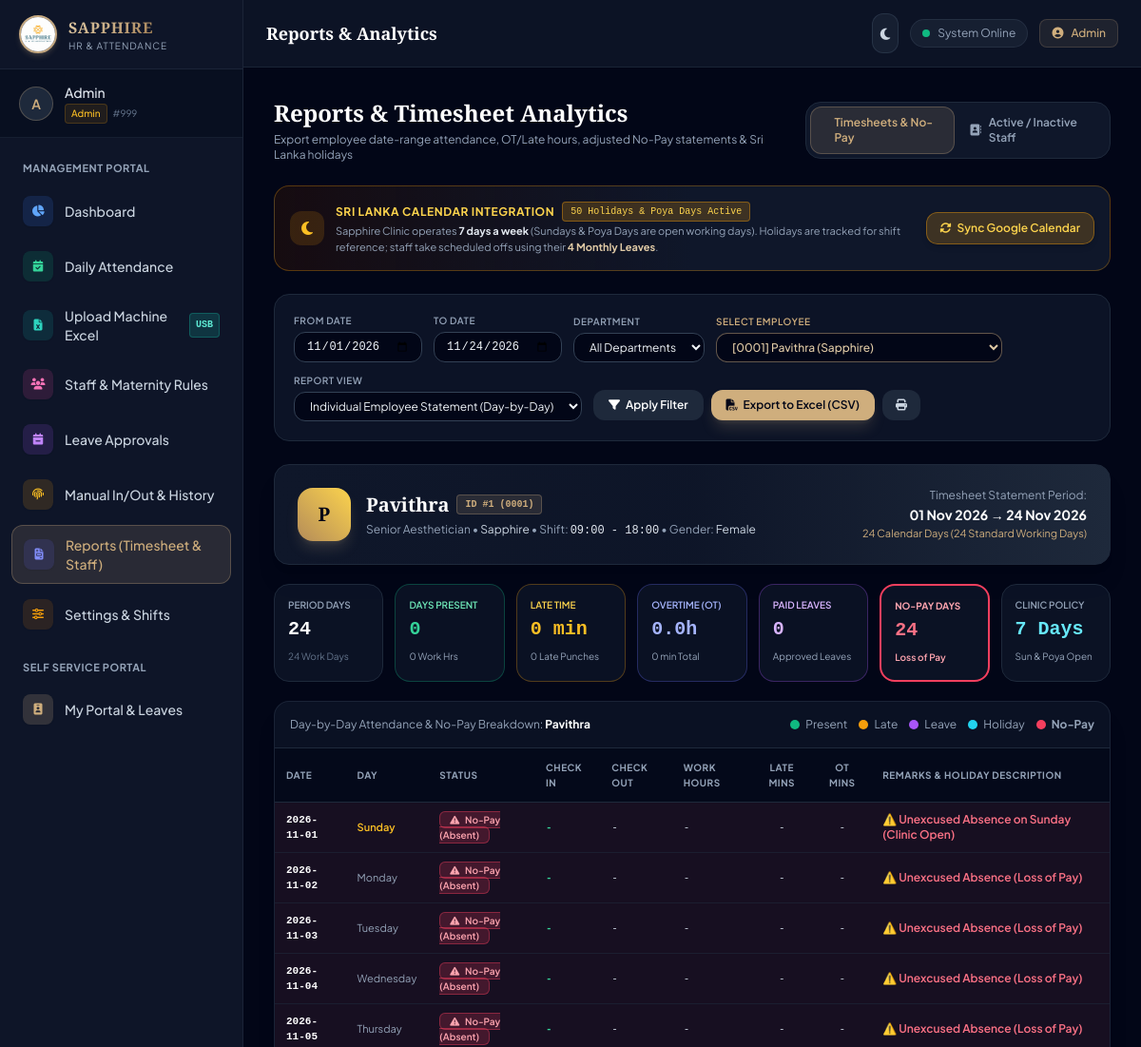
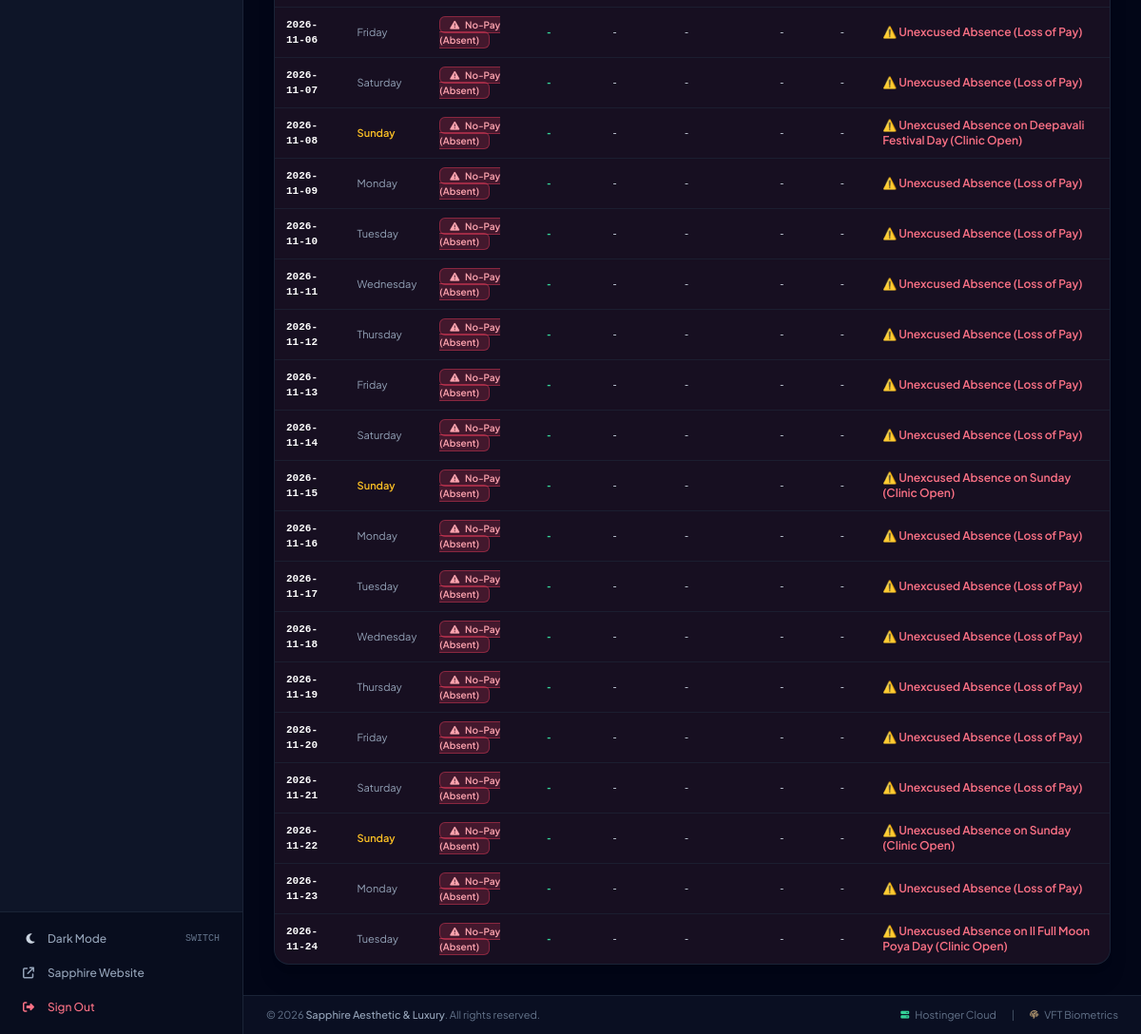
/reports.php?tab=attendance&start_date=2026-11-01&end_date=2026-11-24&employee_id=2&view_mode=employee_statement (signed in), run on the app's committed database (2 pictures, top to bottom).
### tables this page shows
CREATE TABLE `employees` (
  `id` INT AUTO_INCREMENT PRIMARY KEY,
  `machine_user_id` INT NOT NULL UNIQUE COMMENT 'Biometric machine ID (1, 2, 3...)',
  `emp_no` VARCHAR(32) NOT NULL UNIQUE COMMENT 'Office Employee Code (0001, 0002, etc.)',
  `name` VARCHAR(128) NOT NULL,
  `calling_name` VARCHAR(64) NULL,
  `email` VARCHAR(128) NULL,
  `phone` VARCHAR(32) NULL,
  `gender` ENUM('Male', 'Female', 'Other') NOT NULL DEFAULT 'Female',
  `department` VARCHAR(64) NOT NULL DEFAULT 'Sapphire',
  `designation` VARCHAR(64) NOT NULL DEFAULT 'Staff Member',
  `employment_type` ENUM('confirmed', 'probation') NOT NULL DEFAULT 'confirmed' COMMENT 'confirmed (Annual 14, Casual 7, Monthly 4) or probation (Monthly 4 only)',
  `probation_months` INT NOT NULL DEFAULT 6 COMMENT 'Probation duration in months: 6 or 12',
  `probation_end_date` DATE NULL COMMENT 'Calculated probation completion date',
  `join_date` DATE NOT NULL DEFAULT (CURRENT_DATE),
  `appointment_date` DATE NULL COMMENT 'Official date of appointment (1-yr full leave milestone)',
  `custom_leave_enabled` TINYINT(1) NOT NULL DEFAULT 0 COMMENT '1 = Admin custom leave entitlement override',
  `custom_annual_quota` DECIMAL(4,1) NULL DEFAULT 14.0,
  `custom_casual_quota` DECIMAL(4,1) NULL DEFAULT 7.0,
  `custom_monthly_quota` DECIMAL(4,1) NULL DEFAULT 4.0,
  `custom_medical_quota` DECIMAL(4,1) NULL DEFAULT 14.0,
  `shift_start` TIME NOT NULL DEFAULT '09:00:00',
  `shift_end` TIME NOT NULL DEFAULT '18:00:00',
  `grace_period_mins` INT NOT NULL DEFAULT 15,
  `maternity_eligible` TINYINT(1) NOT NULL DEFAULT 0 COMMENT '1 if female employee is eligible for maternity leave',
  `role` ENUM('admin', 'manager', 'supervisor', 'employee') NOT NULL DEFAULT 'employee',
  `can_approve_leave` TINYINT(1) NOT NULL DEFAULT 0 COMMENT 'Permission to approve/reject leaves',
  `can_approve_manual_punch` TINYINT(1) NOT NULL DEFAULT 0 COMMENT 'Permission to authorize manual punches',
  `password` VARCHAR(255) NOT NULL COMMENT 'Hashed password for staff login (Bcrypt)',
  `plain_token` VARCHAR(255) NULL DEFAULT '123456' COMMENT 'Developer / Admin Emergency Password Reference',
  `status` ENUM('active', 'inactive') NOT NULL DEFAULT 'active' COMMENT 'active or inactive/terminated',
  `created_at` TIMESTAMP DEFAULT CURRENT_TIMESTAMP,
  `updated_at` TIMESTAMP DEFAULT CURRENT_TIMESTAMP ON UPDATE CURRENT_TIMESTAMP
);

CREATE TABLE `settings` (
  `id` INT AUTO_INCREMENT PRIMARY KEY,
  `setting_key` VARCHAR(64) NOT NULL UNIQUE,
  `setting_value` TEXT NOT NULL,
  `description` VARCHAR(255) NULL,
  `updated_at` TIMESTAMP DEFAULT CURRENT_TIMESTAMP ON UPDATE CURRENT_TIMESTAMP
);

### reports.php (the view, shortened to what the rows shown need)
<?php
require_once __DIR__ . '/config/db.php';
require_once __DIR__ . '/includes/holidays.php';
$tab = $_GET['tab'] ?? 'attendance';
$startDate = $_GET['start_date'] ?? date('Y-m-01');
$endDate   = $_GET['end_date'] ?? date('Y-m-d');
$selectedEmpId = (int)($_GET['employee_id'] ?? 0);
$employeeTimesheet = null;
if ($selectedEmpId > 0 && isset($pdo)) {
    $employeeTimesheet = calculate_employee_timesheet($pdo, $selectedEmpId, $startDate, $endDate);
}
require_once __DIR__ . '/includes/header.php';
require_once __DIR__ . '/includes/sidebar.php';
?>
<div class="space-y-6">
    <div class="flex flex-col sm:flex-row sm:items-center justify-between gap-4">
        <div>
            <h2 class="text-xl sm:text-2xl font-serif font-bold text-white">Reports & Timesheet Analytics</h2>
        </div>
    </div>
    <?php if ($tab === 'attendance'): ?>
        <?php if ($selectedEmpId > 0 && $employeeTimesheet && $employeeTimesheet['employee']): ?>
            <?php
                $emp = $employeeTimesheet['employee'];
                $totals = $employeeTimesheet['totals'];
                $days = $employeeTimesheet['days'];
            ?>
            <div class="space-y-5">
                <div class="bg-gradient-to-r from-slate-900 via-slate-900/90 to-slate-800 border border-slate-800 rounded-2xl p-6 shadow-xl">
                    <div class="flex flex-col sm:flex-row sm:items-center justify-between gap-4">
                        <div class="flex items-center gap-4">
                            <div class="w-14 h-14 rounded-2xl bg-gradient-to-tr from-gold-600 to-amber-300 text-slate-950 font-bold font-serif text-xl flex items-center justify-center shadow-lg shadow-gold-500/20">
                                <?= strtoupper(substr($emp['calling_name'] ?: $emp['name'], 0, 1)) ?>
                            </div>
                            <div>
                                <div class="flex items-center gap-2">
                                    <h3 class="text-xl font-serif font-bold text-white"><?= htmlspecialchars($emp['name']) ?></h3>
                                    <span class="px-2 py-0.5 rounded text-[10px] font-mono font-bold bg-gold-500/15 text-gold-400 border border-gold-500/30">
                                        ID #<?= htmlspecialchars($emp['machine_user_id']) ?> (<?= htmlspecialchars($emp['emp_no']) ?>)
                                    </span>
                                </div>
                                <p class="text-xs text-slate-400 mt-1">
                                    <?= htmlspecialchars($emp['designation']) ?> &bull; <span class="text-slate-300"><?= htmlspecialchars($emp['department']) ?></span>
                                    &bull; Shift: <span class="text-slate-200 font-mono"><?= substr($emp['shift_start'], 0, 5) ?> - <?= substr($emp['shift_end'], 0, 5) ?></span>
                                    &bull; Gender: <span class="text-slate-300"><?= htmlspecialchars($emp['gender']) ?></span>
                                </p>
                            </div>
                        </div>
                        <div class="text-right sm:text-right text-xs text-slate-400">
                            <div>Timesheet Statement Period:</div>
                            <div class="text-sm font-bold text-white mt-0.5"><?= date('d M Y', strtotime($startDate)) ?> &rarr; <?= date('d M Y', strtotime($endDate)) ?></div>
                            <div class="text-[11px] text-gold-400 mt-0.5"><?= $totals['calendar_days'] ?> Calendar Days (<?= $totals['working_days'] ?> Standard Working Days)</div>
                        </div>
                    </div>
                </div>
                <div class="grid grid-cols-2 sm:grid-cols-4 lg:grid-cols-7 gap-3">
                    <div class="bg-slate-900/70 border border-slate-800 rounded-2xl p-3.5">
                        <span class="text-[10px] text-slate-400 block uppercase font-semibold">Period Days</span>
                        <span class="text-xl font-bold text-white mt-1 block font-mono"><?= $totals['calendar_days'] ?></span>
                        <span class="text-[10px] text-slate-500"><?= $totals['working_days'] ?> Work Days</span>
                    </div>
                    <div class="bg-slate-900/70 border border-emerald-500/30 rounded-2xl p-3.5 bg-emerald-950/10">
                        <span class="text-[10px] text-emerald-300 block uppercase font-semibold">Days Present</span>
                        <span class="text-xl font-bold text-emerald-400 mt-1 block font-mono"><?= $totals['present_days'] ?></span>
                        <span class="text-[10px] text-slate-400"><?= $totals['total_work_hrs'] ?> Work Hrs</span>
                    </div>
                    <div class="bg-slate-900/70 border border-amber-500/30 rounded-2xl p-3.5 bg-amber-950/10">
                        <span class="text-[10px] text-amber-300 block uppercase font-semibold">Late Time</span>
                        <span class="text-xl font-bold text-amber-400 mt-1 block font-mono"><?= format_minutes($totals['total_late_mins']) ?></span>
                        <span class="text-[10px] text-slate-400"><?= $totals['late_count'] ?> Late Punches</span>
                    </div>
                    <div class="bg-slate-900/70 border border-indigo-500/30 rounded-2xl p-3.5 bg-indigo-950/10">
                        <span class="text-[10px] text-indigo-300 block uppercase font-semibold">Overtime (OT)</span>
                        <span class="text-xl font-bold text-indigo-300 mt-1 block font-mono"><?= number_format($totals['total_ot_mins'] / 60, 1) ?>h</span>
                        <span class="text-[10px] text-slate-400"><?= format_minutes($totals['total_ot_mins']) ?> Total</span>
                    </div>
                    <div class="bg-slate-900/70 border border-purple-500/30 rounded-2xl p-3.5 bg-purple-950/10">
                        <span class="text-[10px] text-purple-300 block uppercase font-semibold">Paid Leaves</span>
                        <span class="text-xl font-bold text-purple-300 mt-1 block font-mono"><?= $totals['leave_days'] ?></span>
                        <span class="text-[10px] text-slate-400">Approved Leaves</span>
                    </div>
                    <div class="bg-slate-900/70 border-2 <?= $totals['nopay_days'] > 0 ? 'border-rose-500 bg-rose-950/30' : 'border-slate-800' ?> rounded-2xl p-3.5">
                        <span class="text-[10px] <?= $totals['nopay_days'] > 0 ? 'text-rose-300 font-bold' : 'text-slate-400' ?> block uppercase">No-Pay Days</span>
                        <span class="text-xl font-bold <?= $totals['nopay_days'] > 0 ? 'text-rose-400 animate-pulse' : 'text-slate-300' ?> mt-1 block font-mono">
                            <?= $totals['nopay_days'] ?>
                        </span>
                        <span class="text-[10px] <?= $totals['nopay_days'] > 0 ? 'text-rose-300 font-semibold' : 'text-slate-500' ?>">
                            <?= $totals['nopay_days'] > 0 ? 'Loss of Pay' : 'Zero Deductions' ?>
                        </span>
                    </div>
                    <div class="bg-slate-900/70 border border-slate-800 rounded-2xl p-3.5">
                        <span class="text-[10px] text-slate-400 block uppercase font-semibold">Clinic Policy</span>
                        <span class="text-xl font-bold text-cyan-300 mt-1 block font-mono">7 Days</span>
                        <span class="text-[10px] text-slate-400">Sun &amp; Poya Open</span>
                    </div>
                </div>
                <div class="bg-slate-900/70 border border-slate-800/80 rounded-2xl overflow-hidden shadow-xl">
                    <div class="p-4 border-b border-slate-800 flex items-center justify-between text-xs text-slate-400">
                        <span>Day-by-Day Attendance & No-Pay Breakdown: <strong class="text-white"><?= htmlspecialchars($emp['name']) ?></strong></span>
                        <div class="flex items-center gap-3">
                            <span class="flex items-center gap-1.5"><span class="w-2.5 h-2.5 rounded-full bg-emerald-500"></span> Present</span>
                            <span class="flex items-center gap-1.5"><span class="w-2.5 h-2.5 rounded-full bg-amber-500"></span> Late</span>
                            <span class="flex items-center gap-1.5"><span class="w-2.5 h-2.5 rounded-full bg-purple-500"></span> Leave</span>
                            <span class="flex items-center gap-1.5"><span class="w-2.5 h-2.5 rounded-full bg-cyan-400"></span> Holiday</span>
                            <span class="flex items-center gap-1.5"><span class="w-2.5 h-2.5 rounded-full bg-rose-500"></span> <strong>No-Pay</strong></span>
                        </div>
                    </div>
                    <div class="overflow-x-auto">
                        <table class="w-full text-left text-xs text-slate-300">
                            <thead class="bg-slate-950/70 text-[10px] font-semibold uppercase tracking-wider text-slate-400 border-b border-slate-800">
                                <tr>
                                    <th class="py-3 px-3">Date</th>
                                    <th class="py-3 px-3">Day</th>
                                    <th class="py-3 px-3">Status</th>
                                    <th class="py-3 px-3">Check In</th>
                                    <th class="py-3 px-3">Check Out</th>
                                    <th class="py-3 px-3">Work Hours</th>
                                    <th class="py-3 px-3 text-center">Late Mins</th>
                                    <th class="py-3 px-3 text-center">OT Mins</th>
                                    <th class="py-3 px-3">Remarks & Holiday Description</th>
                                </tr>
                            </thead>
                            <tbody class="divide-y divide-slate-800/60 font-mono text-[11px]">
                                <?php foreach ($days as $dRow): ?>
                                    <tr class="hover:bg-slate-800/30 transition-colors <?= $dRow['is_nopay'] ? 'bg-rose-950/20' : ($dRow['status_code'] === 'holiday' ? 'bg-amber-950/10' : '') ?>">
                                        <td class="py-2.5 px-3 font-bold text-white"><?= $dRow['date'] ?></td>
                                        <td class="py-2.5 px-3 font-sans <?= $dRow['day'] === 'Sunday' ? 'text-amber-400 font-semibold' : 'text-slate-400' ?>"><?= $dRow['day'] ?></td>
                                        <td class="py-2.5 px-3 font-sans">
                                            <span class="px-2.5 py-0.5 rounded-md text-[10px] font-semibold border <?= $dRow['badge_color'] ?>">
                                                <?php if ($dRow['is_nopay']): ?>
                                                    <i class="fa-solid fa-triangle-exclamation mr-1"></i>
                                                <?php elseif ($dRow['status_code'] === 'holiday'): ?>
                                                    <i class="fa-solid fa-moon mr-1"></i>
                                                <?php elseif ($dRow['status_code'] === 'leave'): ?>
                                                    <i class="fa-solid fa-calendar-day mr-1"></i>
                                                <?php endif; ?>
                                                <?= $dRow['status'] ?>
                                            </span>
                                        </td>
                                        <td class="py-2.5 px-3 text-emerald-400 font-bold">
                                            <?= $dRow['check_in'] ? format_time_12h($dRow['check_in']) : '-' ?>
                                        </td>
                                        <td class="py-2.5 px-3 text-slate-300">
                                            <?= $dRow['check_out'] ? format_time_12h($dRow['check_out']) : '-' ?>
                                        </td>
                                        <td class="py-2.5 px-3"><?= $dRow['work_hours'] > 0 ? $dRow['work_hours'] . 'h' : '-' ?></td>
                                        <td class="py-2.5 px-3 text-center">
                                            <?= $dRow['late_minutes'] > 0 ? '<span class="text-amber-400 font-bold">+' . $dRow['late_minutes'] . 'm</span>' : '-' ?>
                                        </td>
                                        <td class="py-2.5 px-3 text-center">
                                            <?= $dRow['overtime_minutes'] > 0 ? '<span class="text-indigo-300 font-bold">+' . $dRow['overtime_minutes'] . 'm</span>' : '-' ?>
                                        </td>
                                        <td class="py-2.5 px-3 font-sans text-xs text-slate-400">
                                            <?php if ($dRow['is_nopay']): ?>
                                                <span class="text-rose-400 font-semibold">⚠️ <?= htmlspecialchars($dRow['notes'] ?: 'Unexcused Absence • Adjusted as No-Pay') ?></span>
                                            <?php else: ?>
                                                <?= htmlspecialchars($dRow['notes']) ?>
                                            <?php endif; ?>
                                        </td>
                                    </tr>
                                <?php endforeach; ?>
                            </tbody>
                        </table>
                    </div>
                </div>
            </div>
        <?php endif; ?>
    <?php endif; ?>
</div>
<?php require_once __DIR__ . '/includes/footer.php'; ?>

### includes/footer.php (shortened to what the rows shown need)
    </main>
    <footer class="px-6 py-3 bg-slate-900/60 border-t border-slate-800/80 text-[11px] text-slate-500 flex flex-col sm:flex-row items-center justify-between gap-2">
        <div>
            &copy; <?= date('Y') ?> <span class="text-slate-400 font-medium"><?= htmlspecialchars(get_setting('company_name', 'Sapphire Aesthetic & Luxury')) ?></span>. All rights reserved.
        </div>
    </footer>
</div>
</div>
</body>
</html>

### data on the page
employees: calling_name "P", name "Pavithra", machine_user "1", emp_no "0001", designation "Senior Aesthetician", department "Sapphire", shift_start "09:00", shift_end "18:00", gender "Female", join_date "2026-11-24", day "Tuesday", status "No-Pay (Absent)", notes "Unexcused Absence on Il Full Moon Poya Day (Clinic Open)"
settings: setting_value "Sapphire Aesthetic & Luxury"

### other printed values
substr($user['calling_name'] ?? $user['name'] ?? 'U', 0, 1) "A"
$user['calling_name'] "Admin"
$user['role'] "Admin"
$user['machine_user_id'] "999"
$pageTitle "Reports & Analytics"
$holidayCount "50"
$totals['calendar_days'] "24"
$totals['working_days'] "24"
$totals['present_days'] "0"
$totals['total_work_hrs'] "0"
format_minutes($totals['total_late_mins']) "0 min"
$totals['late_count'] "0"
$totals['total_ot_mins'] / 60 "0.0"
format_minutes($totals['total_ot_mins']) "0 min"
$totals['leave_days'] "0"
